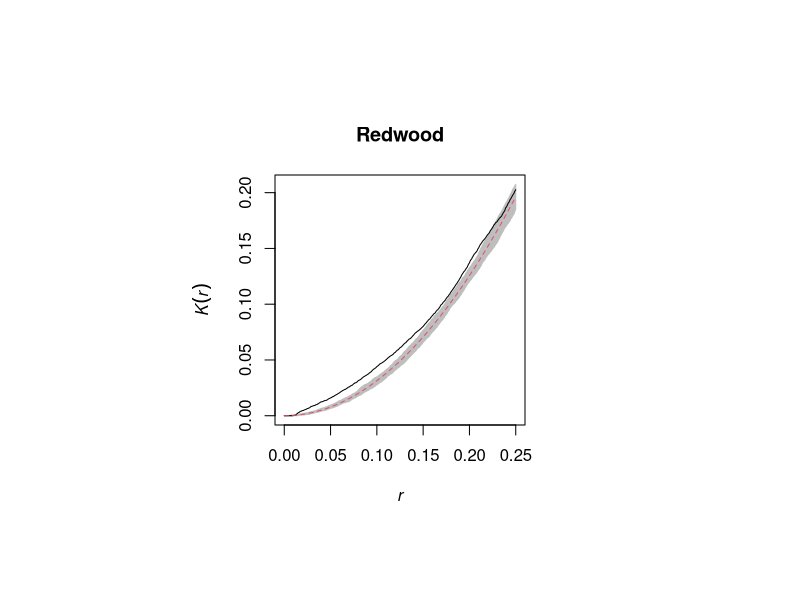
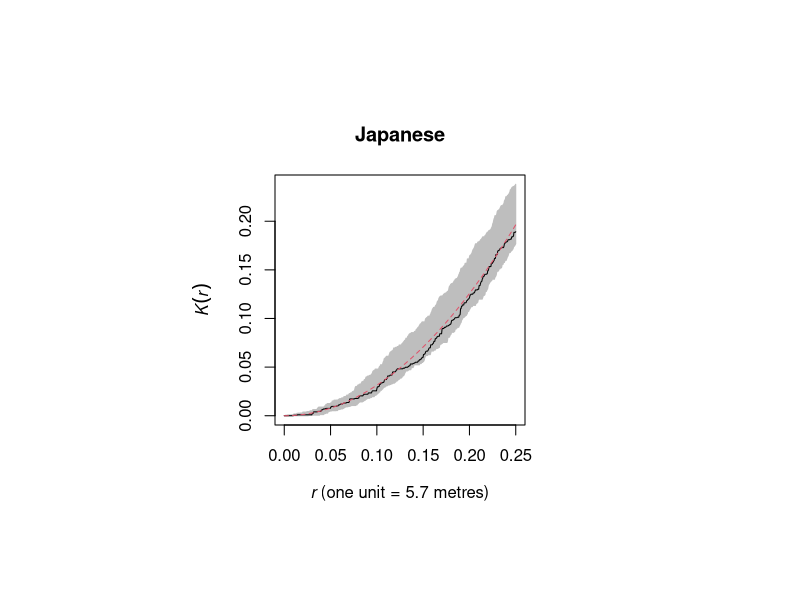
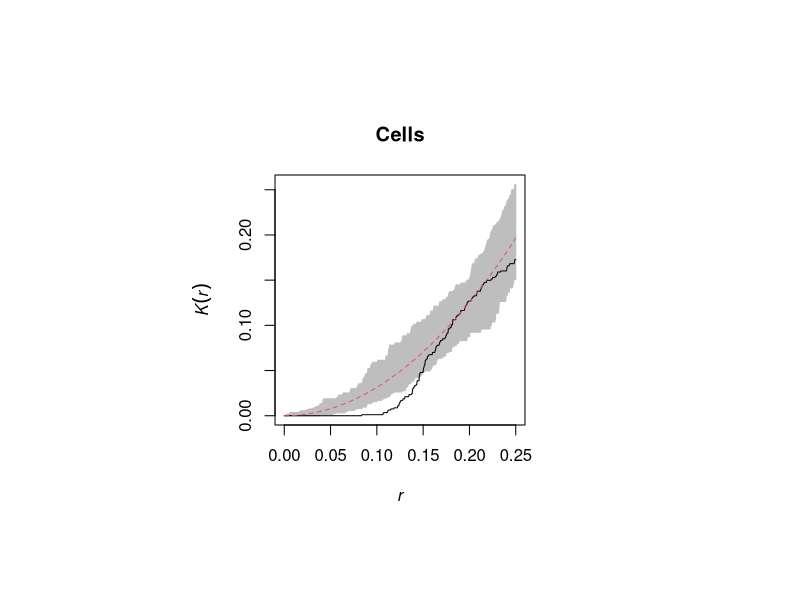
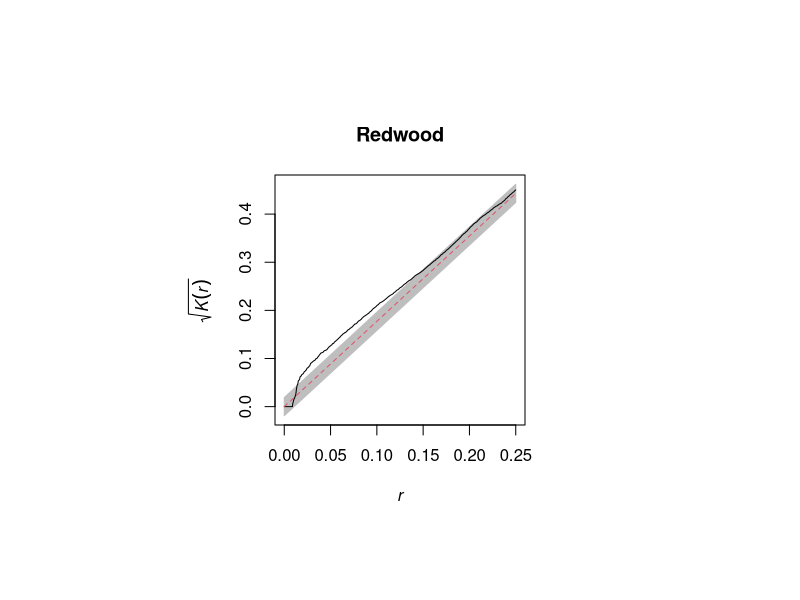
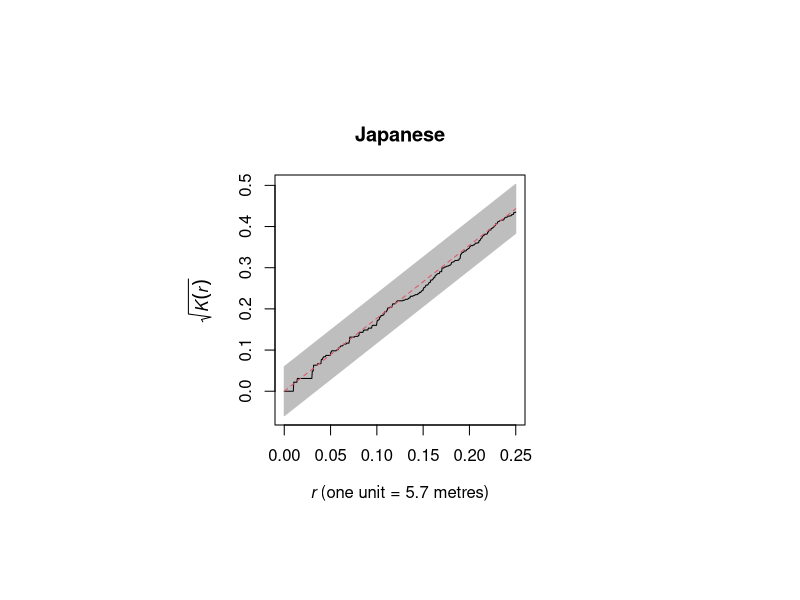
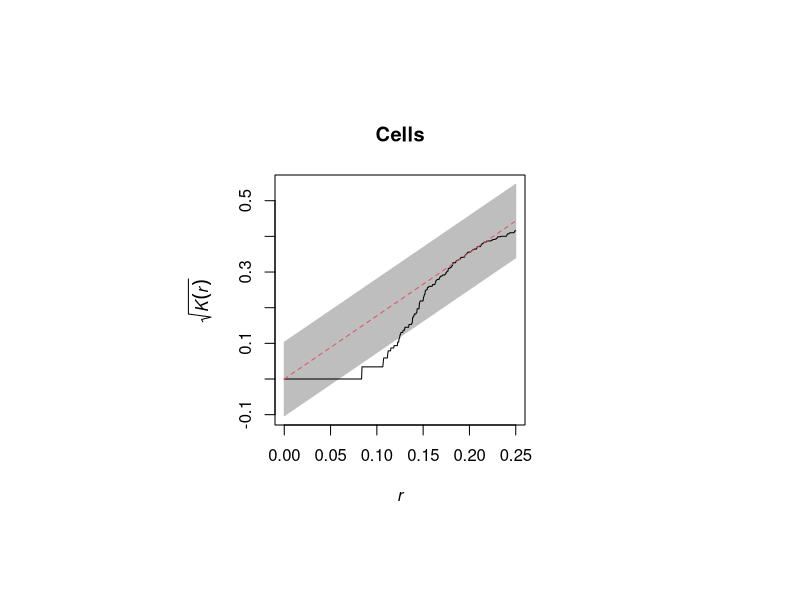

These charts were generated, in order, by the following R code:
##################################################
### Spatial methods applied to pine trees data ###
##################################################
require(spatstat)
data(japanesepines, redwoodfull, cells)

#################################################
### Second order method - Ripley's K-function ###
#################################################
par(pin=c(2.5, 2.5))
plot(envelope(redwoodfull, Kest), main="Redwood", legend=F)
plot(envelope(japanesepines, Kest), main="Japanese", legend=F)
plot(envelope(cells, Kest), main="Cells", legend=F)

# Square root transformation for ease of interpretation
par(pin=c(2.5, 2.5))
plot(envelope(redwoodfull, Kest, transform=expression(sqrt(.)), global=TRUE), main="Redwood", legend=F)
plot(envelope(japanesepines, Kest, transform=expression(sqrt(.)), global=TRUE), main="Japanese", legend=F)
plot(envelope(cells, Kest, transform=expression(sqrt(.)), global=TRUE), main="Cells", legend=F)
